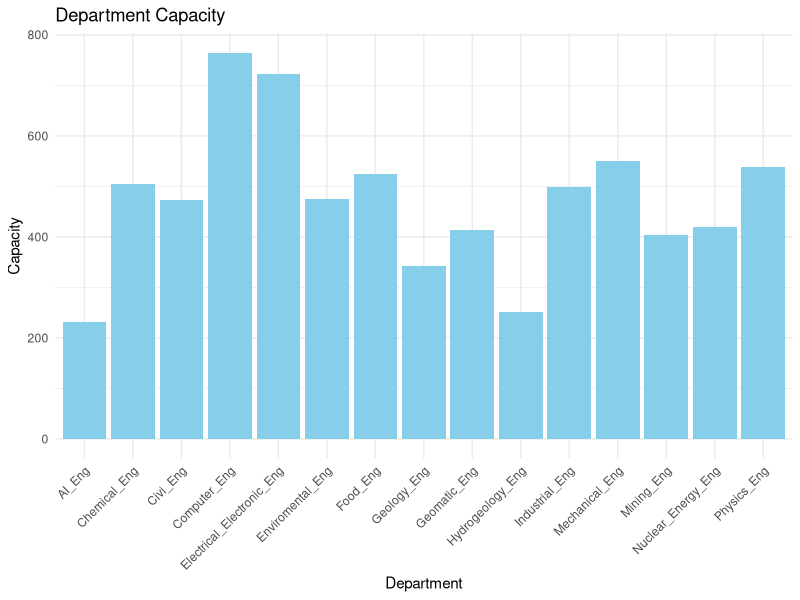

R code for this plot:
## ---- chunk 1
# Load necessary libraries
library(ggplot2)

# Load the dataset
data <- read.csv("yokatlas_data.csv")

# Create the bar plot for the 'capacity' column
ggplot(data, aes(x = factor(department), y = capacity)) +
  geom_bar(stat = "identity", fill = "skyblue") +
  theme_minimal() +
  labs(title = "Department Capacity", x = "Department", y = "Capacity") +
  theme(axis.text.x = element_text(angle = 45, hjust = 1))

